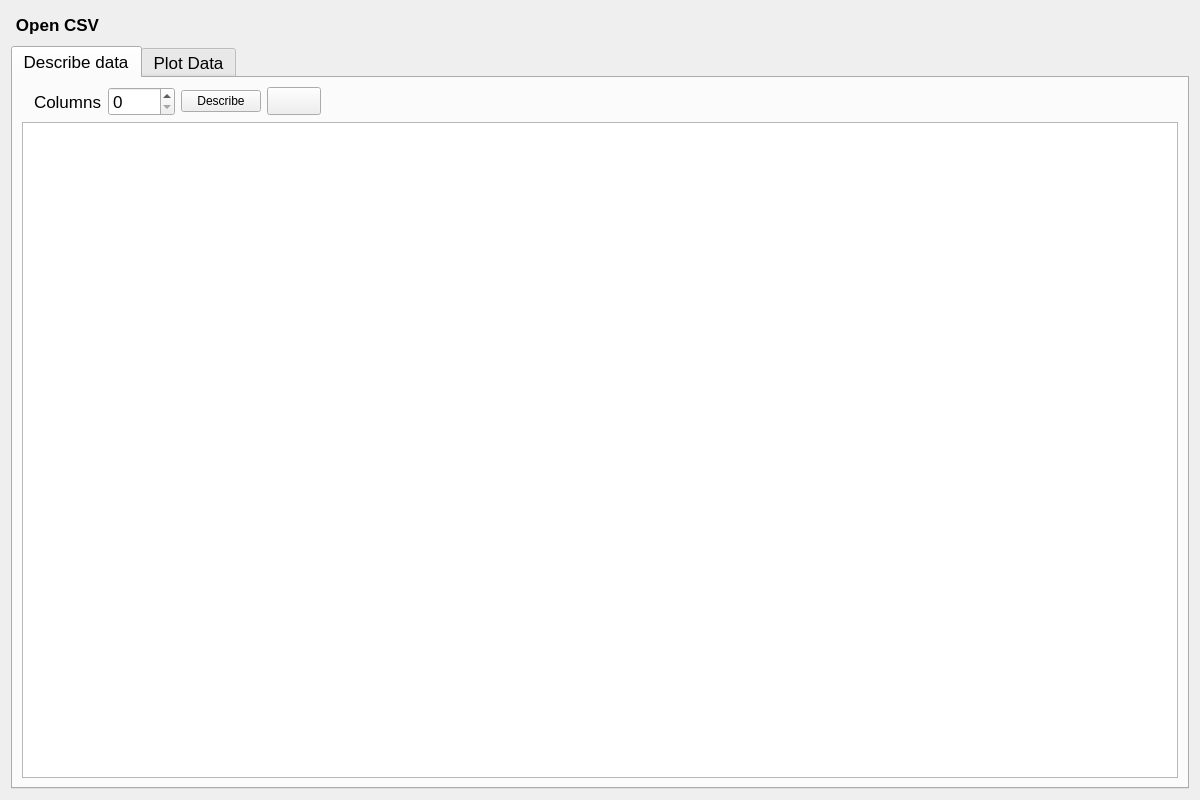
<?xml version="1.0" encoding="UTF-8"?>
<ui version="4.0">
 <class>Form</class>
 <widget class="QWidget" name="Form">
  <property name="geometry">
   <rect>
    <x>0</x>
    <y>0</y>
    <width>1200</width>
    <height>800</height>
   </rect>
  </property>
  <property name="windowTitle">
   <string>Excel Loader</string>
  </property>
  <property name="styleSheet">
   <string notr="true"/>
  </property>
  <layout class="QHBoxLayout" name="horizontalLayout">
   <item>
    <layout class="QGridLayout" name="gridLayout">
     <item row="0" column="2">
      <spacer name="horizontalSpacer">
       <property name="orientation">
        <enum>Qt::Horizontal</enum>
       </property>
       <property name="sizeHint" stdset="0">
        <size>
         <width>40</width>
         <height>20</height>
        </size>
       </property>
      </spacer>
     </item>
     <item row="2" column="0" colspan="3">
      <widget class="QTabWidget" name="tabWidget">
       <property name="font">
        <font>
         <pointsize>13</pointsize>
        </font>
       </property>
       <property name="currentIndex">
        <number>0</number>
       </property>
       <widget class="QWidget" name="tab">
        <attribute name="title">
         <string>Describe data</string>
        </attribute>
        <layout class="QGridLayout" name="gridLayout_2">
         <item row="0" column="2">
          <widget class="QLabel" name="label">
           <property name="text">
            <string>Columns</string>
           </property>
          </widget>
         </item>
         <item row="2" column="0" colspan="7">
          <widget class="QTableWidget" name="tableWidget"/>
         </item>
         <item row="0" column="6">
          <spacer name="horizontalSpacer_2">
           <property name="orientation">
            <enum>Qt::Horizontal</enum>
           </property>
           <property name="sizeHint" stdset="0">
            <size>
             <width>40</width>
             <height>20</height>
            </size>
           </property>
          </spacer>
         </item>
         <item row="0" column="4">
          <widget class="QPushButton" name="BtnDescribe">
           <property name="font">
            <font>
             <pointsize>9</pointsize>
            </font>
           </property>
           <property name="text">
            <string>Describe</string>
           </property>
          </widget>
         </item>
         <item row="0" column="3">
          <widget class="QSpinBox" name="spinBox">
           <property name="maximum">
            <number>1000</number>
           </property>
          </widget>
         </item>
         <item row="0" column="5">
          <widget class="QPushButton" name="Next_Button">
           <property name="text">
            <string/>
           </property>
           <property name="icon">
            <iconset>
             <normaloff>Next.png</normaloff>Next.png</iconset>
           </property>
          </widget>
         </item>
        </layout>
       </widget>
       <widget class="QWidget" name="tab_2">
        <attribute name="title">
         <string>Plot Data</string>
        </attribute>
        <layout class="QGridLayout" name="gridLayout_3">
         <item row="1" column="0" colspan="2">
          <widget class="QFrame" name="frame">
           <property name="frameShape">
            <enum>QFrame::StyledPanel</enum>
           </property>
           <property name="frameShadow">
            <enum>QFrame::Raised</enum>
           </property>
          </widget>
         </item>
         <item row="0" column="0">
          <widget class="QComboBox" name="comboBox"/>
         </item>
         <item row="0" column="2">
          <widget class="QComboBox" name="comboBox_3"/>
         </item>
         <item row="0" column="3">
          <widget class="QPushButton" name="pushButton">
           <property name="font">
            <font>
             <pointsize>11</pointsize>
            </font>
           </property>
           <property name="text">
            <string>Plot</string>
           </property>
          </widget>
         </item>
         <item row="0" column="1">
          <widget class="QComboBox" name="comboBox_2"/>
         </item>
         <item row="0" column="4">
          <spacer name="horizontalSpacer_3">
           <property name="orientation">
            <enum>Qt::Horizontal</enum>
           </property>
           <property name="sizeHint" stdset="0">
            <size>
             <width>40</width>
             <height>20</height>
            </size>
           </property>
          </spacer>
         </item>
        </layout>
       </widget>
      </widget>
     </item>
     <item row="1" column="1">
      <widget class="Line" name="line">
       <property name="orientation">
        <enum>Qt::Horizontal</enum>
       </property>
      </widget>
     </item>
     <item row="0" column="0" rowspan="2">
      <widget class="QPushButton" name="ButtonOpen">
       <property name="sizePolicy">
        <sizepolicy hsizetype="Minimum" vsizetype="Fixed">
         <horstretch>0</horstretch>
         <verstretch>0</verstretch>
        </sizepolicy>
       </property>
       <property name="minimumSize">
        <size>
         <width>54</width>
         <height>26</height>
        </size>
       </property>
       <property name="font">
        <font>
         <pointsize>13</pointsize>
         <weight>75</weight>
         <bold>true</bold>
        </font>
       </property>
       <property name="styleSheet">
        <string notr="true">
selection-background-color: rgb(255, 68, 21);
border-color: rgb(255, 97, 100);</string>
       </property>
       <property name="text">
        <string>Open CSV</string>
       </property>
       <property name="icon">
        <iconset>
         <normaloff>../../../youtube AI creative/indexezd.png</normaloff>../../../youtube AI creative/indexezd.png</iconset>
       </property>
       <property name="iconSize">
        <size>
         <width>50</width>
         <height>14</height>
        </size>
       </property>
       <property name="checkable">
        <bool>false</bool>
       </property>
       <property name="autoRepeat">
        <bool>false</bool>
       </property>
       <property name="default">
        <bool>true</bool>
       </property>
       <property name="flat">
        <bool>true</bool>
       </property>
      </widget>
     </item>
    </layout>
   </item>
  </layout>
 </widget>
 <resources/>
 <connections/>
</ui>
